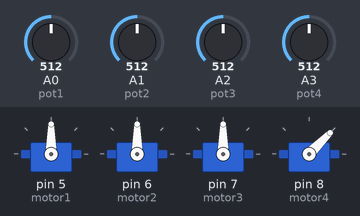
A sketch run on a simulated Arduino Uno, built with avr-gcc and run on an emulated ATmega328P. Shown: 4 × servo. The inputs (shaded band) are chosen by the test bench; at power-on: A0 (pot1) = 512, A1 (pot2) = 512, A2 (pot3) = 512, A3 (pot4) = 512.

Above: at 1.2 s.
1.3 s: A0 (pot1) set to 716
At 2.3 s:
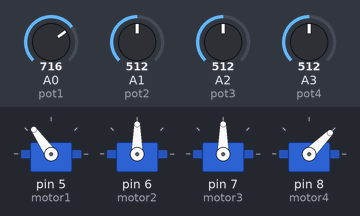
2.8 s: A1 (pot2) set to 716
At 3.5 s:
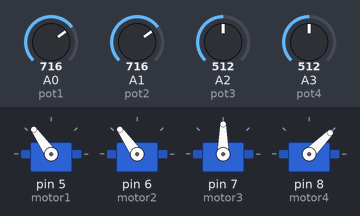
4.3 s: A2 (pot3) set to 716
At 4.6 s:
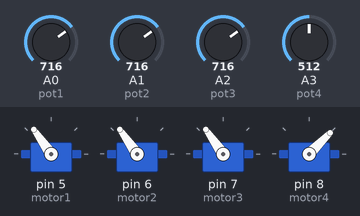
5.8 s: A3 (pot4) set to 716
At 6.9 s:
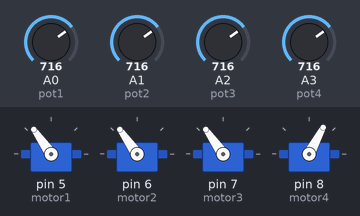
7.3 s: A0 (pot1) set to 992
At 8.1 s:
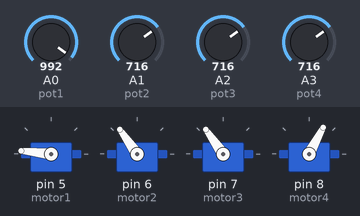
8.8 s: A1 (pot2) set to 992
At 9.2 s:
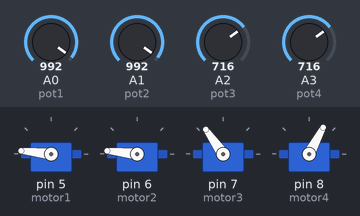
Timing chart, 0 to 11.3 s (numbered marks = the images above; inputs shaded):
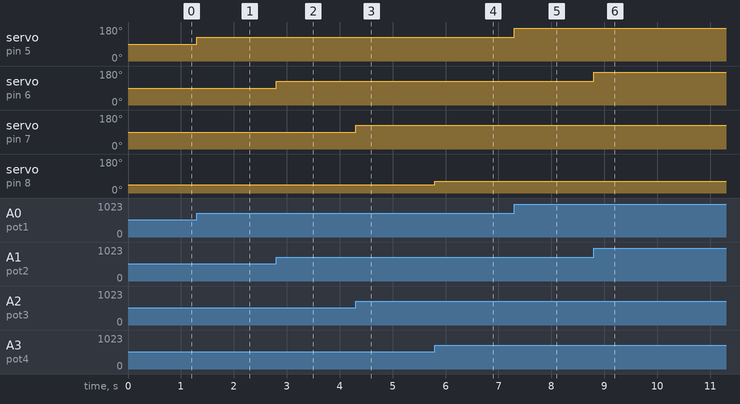

The sketch:

bracocomtresservo.ino
```cpp
#include <Servo.h>
Servo motor1;
Servo motor2;
Servo motor3;
Servo motor4;
int pot1 = A0;
int pot2 = A1;
int pot3 = A2;
int pot4 = A3;
int ang1 = 90;
int ang2 = 90;
int ang3 = 90;
int ang4 = 90;

void setup() {
  motor1.attach(5);
  motor2.attach(6);
  motor3.attach(7);
  motor4.attach(8);
  motor1.write(ang1);
  motor2.write(ang2);
  motor3.write(ang3);
  motor4.write(ang4);

}

void loop() {
  ang1=map(analogRead(pot1), 0, 1023, 0, 180);
  motor1.write(ang1);
  ang2=map(analogRead(pot2), 0, 1023, 0, 180);
  motor2.write(ang2);
  ang3=map(analogRead(pot3), 0, 1023, 0, 180);
  motor3.write(ang3);
  ang4=map(analogRead(pot4), 0, 1023, 0, 90);
  motor4.write(ang4);
}
```

Measured:
- after the input at 1.3 s, servo on pin 5 (motor1): 90° → 125° at once
- after the input at 2.8 s, servo on pin 6 (motor2): 90° → 125° at once
- after the input at 4.3 s, servo on pin 7 (motor3): 90° → 125° at once
- after the input at 5.8 s, servo on pin 8 (motor4): 45° → 62° at once
- after the input at 7.3 s, servo on pin 5 (motor1): 125° → 174° at once
- after the input at 8.8 s, servo on pin 6 (motor2): 125° → 174° at once
